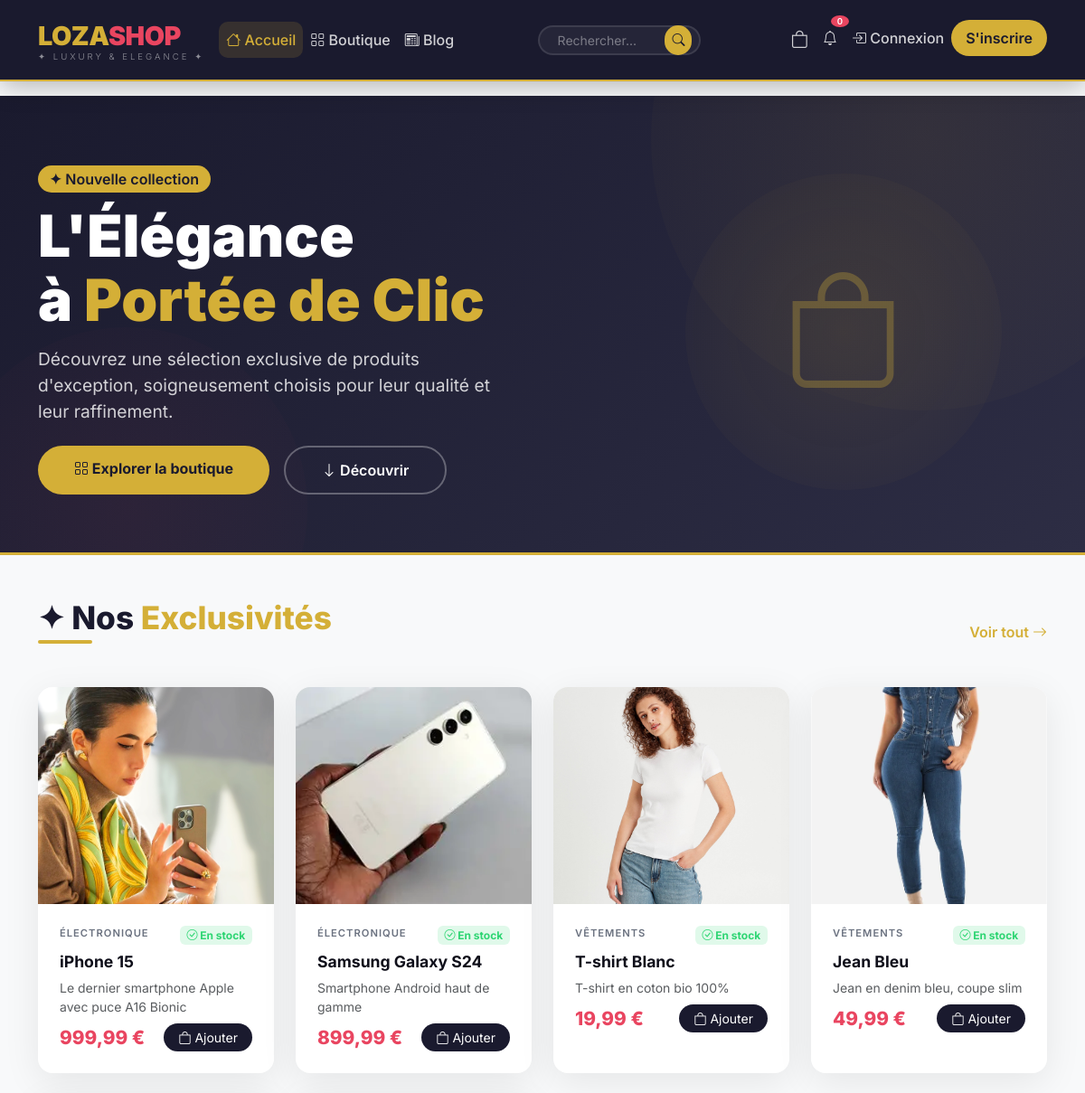
Before: / (upper part) with the older database file.
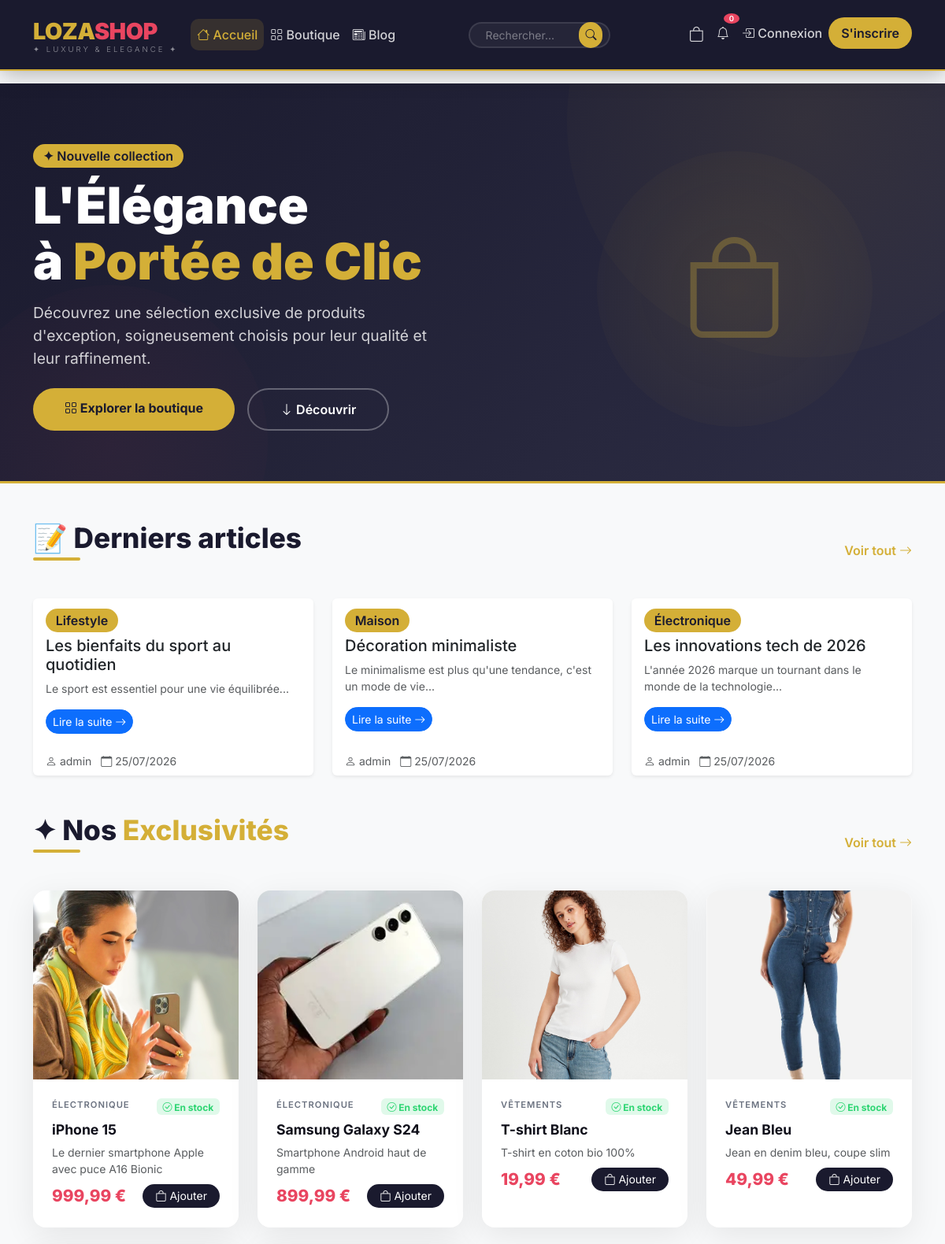
After: the same page with the newer database file.
### products/models.py (models this page shows, shortened)
class Product(models.Model):
    name = models.CharField(max_length=200)
    slug = models.SlugField(unique=True, blank=True)
    description = models.TextField()
    price = models.DecimalField(max_digits=10, decimal_places=2)
    stock = models.IntegerField(default=0)
    category = models.ForeignKey(Category, on_delete=models.CASCADE, related_name='products')
    image = models.ImageField(upload_to='products/', blank=True, null=True)
    image2 = models.ImageField(upload_to='products/', blank=True, null=True)
    image3 = models.ImageField(upload_to='products/', blank=True, null=True)
    is_active = models.BooleanField(default=True)
    created_at = models.DateTimeField(auto_now_add=True)
    updated_at = models.DateTimeField(auto_now=True)

class Category(models.Model):
    name = models.CharField(max_length=100)
    slug = models.SlugField(unique=True, blank=True)
    description = models.TextField(blank=True)
    image = models.ImageField(upload_to='categories/', blank=True, null=True)  # Ajouté
    created_at = models.DateTimeField(auto_now_add=True)
    class Meta:
        verbose_name_plural = 'Categories'

### blog/models.py (models this page shows, shortened)
class BlogPost(models.Model):
    title = models.CharField(max_length=200)
    slug = models.SlugField(unique=True, blank=True)
    category = models.ForeignKey(BlogCategory, on_delete=models.CASCADE, related_name='posts')
    image = models.ImageField(upload_to='blog/', blank=True, null=True)
    content = models.TextField()
    excerpt = models.TextField(blank=True, help_text="Court résumé de l'article")
    author = models.ForeignKey(User, on_delete=models.CASCADE)
    created_at = models.DateTimeField(auto_now_add=True)
    updated_at = models.DateTimeField(auto_now=True)
    published_at = models.DateTimeField(null=True, blank=True)
    is_published = models.BooleanField(default=False)
    views = models.IntegerField(default=0)
    class Meta:
        ordering = ['-created_at']

class BlogCategory(models.Model):
    name = models.CharField(max_length=100)
    slug = models.SlugField(unique=True, blank=True)
    description = models.TextField(blank=True)
    class Meta:
        verbose_name_plural = "Catégories du blog"

### products/views.py (the view)
# urls.py: path('', views.home, name='home'),
def home(request):
    products = Product.objects.filter(is_active=True)[:8]
    categories = Category.objects.all()
    recent_posts = BlogPost.objects.filter(is_published=True).order_by('-created_at')[:3]
    context = {
        'products': products,
        'categories': categories,
        'recent_posts': recent_posts,
    }
    return render(request, 'products/home.html', context)

### cart/context_processors.py (called while the page is built)
def cart_total(request):
    if request.user.is_authenticated:
        total_items = CartItem.objects.filter(user=request.user).count()
    else:
        total_items = 0
    return {'cart_total_items': total_items}

### products/templates/products/home.html (shortened to what this page needs)
{% extends 'base.html' %}
{% block content %}
<section class="hero-section">
    <div class="container">
        <div class="row align-items-center">
            <div class="col-lg-7 hero-content">
                <div class="mb-3">
                    <span class="badge-gold">✦ Nouvelle collection</span>
                </div>
                <h1 class="hero-title">
                    L'Élégance <br>à <span class="gold">Portée de Clic</span>
                </h1>
                <p class="hero-subtitle">
                    Découvrez une sélection exclusive de produits d'exception,
                    soigneusement choisis pour leur qualité et leur raffinement.
                </p>
                <div class="d-flex flex-wrap gap-3 mt-4">
                    <a href="{% url 'products:product_list' %}" class="btn btn-hero">
                        <i class="bi bi-grid"></i> Explorer la boutique
                    </a>
                    <a href="#produits" class="btn btn-outline-hero">
                        <i class="bi bi-arrow-down"></i> Découvrir
                    </a>
                </div>
            </div>
            <div class="col-lg-5 d-none d-lg-block hero-content text-center">
                <div style="position: relative;">
                    <div style="width: 350px; height: 350px; margin: 0 auto; background: radial-gradient(circle, rgba(213,175,55,0.1), transparent); border-radius: 50%; display: flex; align-items: center; justify-content: center;">
                        <i class="bi bi-bag" style="font-size: 8rem; color: var(--gold); opacity: 0.3;"></i>
                    </div>
                </div>
            </div>
        </div>
    </div>
</section>
{% if recent_posts %}
<div class="container mt-5">
    <div class="d-flex justify-content-between align-items-center mb-4">
        <h2 class="section-title">📝 Derniers articles</h2>
        <a href="{% url 'blog:blog_home' %}" class="text-decoration-none" style="color: var(--gold); font-weight: 600;">
            Voir tout <i class="bi bi-arrow-right"></i>
        </a>
    </div>
    <div class="row g-4">
        {% for post in recent_posts %}
        <div class="col-md-4">
            <div class="card border-0 shadow-sm h-100">
                <div class="card-body">
                    <span class="badge-gold">{{ post.category.name }}</span>
                    <h5 class="mt-2">{{ post.title }}</h5>
                    <p class="text-muted small">{{ post.excerpt|truncatechars:80 }}</p>
                    <a href="{% url 'blog:blog_detail' post.slug %}" class="btn btn-primary btn-sm" style="border-radius: 50px;">
                        Lire la suite <i class="bi bi-arrow-right"></i>
                    </a>
                </div>
                <div class="card-footer bg-transparent border-0 text-muted small">
                    <i class="bi bi-person"></i> {{ post.author.username }}
                    <i class="bi bi-calendar ms-2"></i> {{ post.created_at|date:"d/m/Y" }}
                </div>
            </div>
        </div>
        {% endfor %}
    </div>
</div>
{% endif %}
<div class="container mt-5" id="produits">
    <div class="d-flex justify-content-between align-items-center mb-4">
        <h2 class="section-title">
            ✦ Nos <span class="gold">Exclusivités</span>
        </h2>
        <a href="{% url 'products:product_list' %}" class="text-decoration-none" style="color: var(--gold); font-weight: 600;">
            Voir tout <i class="bi bi-arrow-right"></i>
        </a>
    </div>
    <div class="row g-4">
        {% for product in products %}
        <div class="col-12 col-sm-6 col-md-4 col-lg-3">
            <div class="product-card fade-in" style="animation-delay: {{ forloop.counter|add:1 }}00ms;">
                <a href="{% url 'products:product_detail' product.slug %}" class="text-decoration-none">
                    {% if product.image %}
                    <img src="{{ product.image.url }}" class="card-img-top" alt="{{ product.name }}">
                    {% else %}
                    <div class="card-img-top d-flex align-items-center justify-content-center" style="background: var(--light); height: 240px;">
                        <i class="bi bi-image" style="font-size: 3rem; color: #ccc;"></i>
                    </div>
                    {% endif %}
                </a>
                <div class="card-body">
                    <div class="d-flex justify-content-between align-items-start">
                        <span class="product-category">{{ product.category.name }}</span>
                        <span class="badge {% if product.stock > 0 %}badge-success{% else %}badge-danger{% endif %}">
                            {% if product.stock > 0 %}
                            <i class="bi bi-check-circle"></i> En stock
                            {% else %}
                            <i class="bi bi-x-circle"></i> Rupture
                            {% endif %}
                        </span>
                    </div>
                    <a href="{% url 'products:product_detail' product.slug %}" class="text-decoration-none">
                        <h5 class="product-name">{{ product.name }}</h5>
                    </a>
                    <p class="text-muted small mb-2">{{ product.description|truncatechars:50 }}</p>
                    <div class="d-flex justify-content-between align-items-center mt-2">
                        <span class="product-price">{{ product.price|floatformat:2 }} €</span>
                        <a href="{% url 'cart:add_to_cart' product.id %}"
                           class="btn btn-sm" style="border-radius: 50px; background: var(--primary); color: white; border: none; padding: 0.3rem 1rem;">
                            <i class="bi bi-bag"></i> Ajouter
                        </a>
                    </div>
                </div>
            </div>
        </div>
        {% empty %}
        <div class="col-12 text-center py-5">
            <i class="bi bi-inbox" style="font-size: 4rem; color: #ccc;"></i>
            <h3 class="mt-3">Aucun produit disponible</h3>
            <p class="text-muted">Revenez plus tard pour découvrir nos nouveautés.</p>
        </div>
        {% endfor %}
    </div>
</div>
{% endblock %}

### templates/base.html (shortened to what this page needs)
{% load static %}
<!DOCTYPE html>
<html lang="fr">
<head>
    <link href="https://cdn.jsdelivr.net/npm/bootstrap@5.3.0/dist/css/bootstrap.min.css" rel="stylesheet">
    <link rel="stylesheet" href="https://cdn.jsdelivr.net/npm/bootstrap-icons@1.10.0/font/bootstrap-icons.css">
</head>
<body>
<nav class="navbar navbar-expand-lg navbar-custom">
    <div class="container">
        <a class="navbar-brand" href="{% url 'products:home' %}">
            LOZA<span class="highlight">Shop</span>
            <small>✦ LUXURY & ELEGANCE ✦</small>
        </a>
        <div class="collapse navbar-collapse" id="navbarNav">
            <ul class="navbar-nav me-auto">
                <li class="nav-item">
                    <a class="nav-link {% if request.resolver_match.url_name == 'home' %}active{% endif %}"
                       href="{% url 'products:home' %}">
                        <i class="bi bi-house"></i> Accueil
                    </a>
                </li>
                <li class="nav-item">
                    <a class="nav-link {% if request.resolver_match.url_name == 'product_list' %}active{% endif %}"
                       href="{% url 'products:product_list' %}">
                        <i class="bi bi-grid"></i> Boutique
                    </a>
                </li>
                <li class="nav-item">
                    <a class="nav-link {% if request.resolver_match.app_name == 'blog' %}active{% endif %}"
                       href="{% url 'blog:blog_home' %}">
                        <i class="bi bi-newspaper"></i> Blog
                    </a>
                </li>
            </ul>
            <form class="d-flex search-form me-3" method="GET" action="{% url 'products:search' %}">
                <input class="form-control form-control-sm" type="search" name="q"
                       placeholder="Rechercher..." style="width: 180px;">
                <button class="btn btn-search btn-sm" type="submit">
                    <i class="bi bi-search"></i>
                </button>
            </form>
            <ul class="navbar-nav ms-auto">
                <li class="nav-item">
                    <a class="nav-link position-relative" href="{% url 'cart:cart_view' %}">
                        <i class="bi bi-bag" style="font-size: 1.2rem;"></i>
                    </a>
                </li>
                <li class="nav-item dropdown">
                    <a class="nav-link position-relative" href="#" id="notifDropdown"
                       role="button" data-bs-toggle="dropdown">
                        <i class="bi bi-bell"></i>
                        <span class="badge" id="notifBadge" style="background: var(--secondary); position: absolute; top: -5px; right: -5px; font-size: 0.6rem; padding: 2px 7px; border-radius: 50%;">0</span>
                    </a>
                </li>
                {% if user.is_authenticated %}
                <li class="nav-item dropdown">
                    <a class="nav-link dropdown-toggle" href="#" id="userDropdown" role="button" data-bs-toggle="dropdown">
                        <i class="bi bi-person-circle"></i> {{ user.username }}
                    </a>
                    <ul class="dropdown-menu dropdown-menu-end">
                        <li>
                            <a class="dropdown-item" href="{% url 'accounts:profile' %}">
                                <i class="bi bi-person"></i> Mon profil
                            </a>
                        </li>
                        <li>
                            <a class="dropdown-item" href="{% url 'orders:orders' %}">
                                <i class="bi bi-box"></i> Mes commandes
                            </a>
                        </li>
                        <li>
                            <a class="dropdown-item" href="{% url 'products:wishlist' %}">
                                <i class="bi bi-heart"></i> Mes favoris
                            </a>
                        </li>
                        <li><hr class="dropdown-divider"></li>
                        <li>
                            <form method="post" action="{% url 'accounts:logout' %}">
                                {% csrf_token %}
                                <button type="submit" class="dropdown-item text-danger">
                                    <i class="bi bi-box-arrow-right"></i> Déconnexion
                                </button>
                            </form>
                        </li>
                    </ul>
                </li>
                {% else %}
                <li class="nav-item">
                    <a class="nav-link" href="{% url 'accounts:login' %}">
                        <i class="bi bi-box-arrow-in-right"></i> Connexion
                    </a>
                </li>
                <li class="nav-item">
                    <a class="nav-link btn text-white px-3" href="{% url 'accounts:register' %}"
                       style="border-radius: 50px; background: var(--gold); color: var(--primary) !important; font-weight: 600;">
                        S'inscrire
                    </a>
                </li>
                {% endif %}
            </ul>
        </div>
    </div>
</nav>
    <main>
        {% block content %}{% endblock %}
    </main>
</body>
</html>

Changed rows visible on the page:
added BlogPost: category.name "Lifestyle", title "Les bienfaits du sport au quotidien", excerpt "Le sport est essentiel pour une vie équilibrée...", author.username "admin", created_at "25/07/2026"
added BlogPost: category.name "Maison", title "Décoration minimaliste", excerpt "Le minimalisme est plus qu'une tendance, c'est un mode de vie...", author.username "admin", created_at "25/07/2026"
added BlogPost: category.name "Électronique", title "Les innovations tech de 2026", excerpt "L'année 2026 marque un tournant dans le monde de la technologie...", author.username "admin", created_at "25/07/2026"
Other visible differences:
text now shown: "📝 Derniers articles Voir tout"
